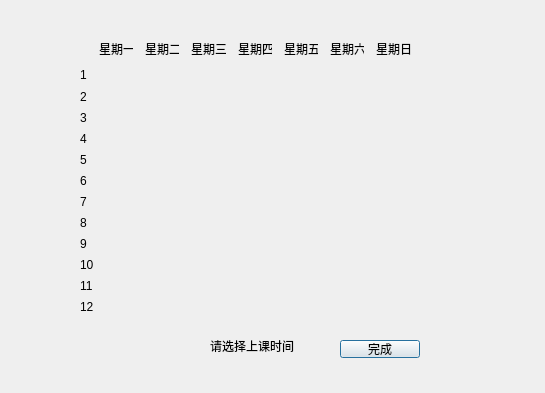
<?xml version="1.0" encoding="UTF-8"?>
<ui version="4.0">
 <class>CourseTimeDialog</class>
 <widget class="QDialog" name="CourseTimeDialog">
  <property name="geometry">
   <rect>
    <x>0</x>
    <y>0</y>
    <width>545</width>
    <height>393</height>
   </rect>
  </property>
  <property name="windowTitle">
   <string>Dialog</string>
  </property>
  <widget class="QWidget" name="layoutWidget">
   <property name="geometry">
    <rect>
     <x>80</x>
     <y>40</y>
     <width>331</width>
     <height>271</height>
    </rect>
   </property>
   <layout class="QVBoxLayout" name="MainLayout" stretch="1,12">
    <property name="spacing">
     <number>12</number>
    </property>
    <item>
     <layout class="QHBoxLayout" name="WeekLayout">
      <item>
       <widget class="QLabel" name="BlankLabel">
        <property name="text">
         <string/>
        </property>
       </widget>
      </item>
      <item>
       <widget class="QLabel" name="MonLabel">
        <property name="text">
         <string>星期一</string>
        </property>
       </widget>
      </item>
      <item>
       <widget class="QLabel" name="TueLabel">
        <property name="text">
         <string>星期二</string>
        </property>
       </widget>
      </item>
      <item>
       <widget class="QLabel" name="WedLabel">
        <property name="text">
         <string>星期三</string>
        </property>
       </widget>
      </item>
      <item>
       <widget class="QLabel" name="ThuLabel">
        <property name="text">
         <string>星期四</string>
        </property>
       </widget>
      </item>
      <item>
       <widget class="QLabel" name="FriLabel">
        <property name="text">
         <string>星期五</string>
        </property>
       </widget>
      </item>
      <item>
       <widget class="QLabel" name="SatLabel">
        <property name="text">
         <string>星期六</string>
        </property>
       </widget>
      </item>
      <item>
       <widget class="QLabel" name="SunLabel">
        <property name="text">
         <string>星期日</string>
        </property>
       </widget>
      </item>
     </layout>
    </item>
    <item>
     <layout class="QHBoxLayout" name="TableLayout" stretch="1,7">
      <item>
       <layout class="QVBoxLayout" name="TimeLayout">
        <item>
         <widget class="QLabel" name="T1Label">
          <property name="text">
           <string>1</string>
          </property>
         </widget>
        </item>
        <item>
         <widget class="QLabel" name="T2Label">
          <property name="text">
           <string>2</string>
          </property>
         </widget>
        </item>
        <item>
         <widget class="QLabel" name="T3Label">
          <property name="text">
           <string>3</string>
          </property>
         </widget>
        </item>
        <item>
         <widget class="QLabel" name="T4Label">
          <property name="text">
           <string>4</string>
          </property>
         </widget>
        </item>
        <item>
         <widget class="QLabel" name="T5Label">
          <property name="text">
           <string>5</string>
          </property>
         </widget>
        </item>
        <item>
         <widget class="QLabel" name="T6Label">
          <property name="text">
           <string>6</string>
          </property>
         </widget>
        </item>
        <item>
         <widget class="QLabel" name="T7Label">
          <property name="text">
           <string>7</string>
          </property>
         </widget>
        </item>
        <item>
         <widget class="QLabel" name="T8Label">
          <property name="text">
           <string>8</string>
          </property>
         </widget>
        </item>
        <item>
         <widget class="QLabel" name="T9Label">
          <property name="text">
           <string>9</string>
          </property>
         </widget>
        </item>
        <item>
         <widget class="QLabel" name="T10Label">
          <property name="text">
           <string>10</string>
          </property>
         </widget>
        </item>
        <item>
         <widget class="QLabel" name="T11Label">
          <property name="text">
           <string>11</string>
          </property>
         </widget>
        </item>
        <item>
         <widget class="QLabel" name="T12Label">
          <property name="text">
           <string>12</string>
          </property>
         </widget>
        </item>
       </layout>
      </item>
      <item>
       <layout class="QHBoxLayout" name="CourseTableLayout">
        <item>
         <layout class="QVBoxLayout" name="C1Layout"/>
        </item>
        <item>
         <layout class="QVBoxLayout" name="C2Layout"/>
        </item>
        <item>
         <layout class="QVBoxLayout" name="C3Layout"/>
        </item>
        <item>
         <layout class="QVBoxLayout" name="C4Layout"/>
        </item>
        <item>
         <layout class="QVBoxLayout" name="C5Layout"/>
        </item>
        <item>
         <layout class="QVBoxLayout" name="C6Layout"/>
        </item>
        <item>
         <layout class="QVBoxLayout" name="C7Layout"/>
        </item>
       </layout>
      </item>
     </layout>
    </item>
   </layout>
  </widget>
  <widget class="QLabel" name="MessageLabel">
   <property name="geometry">
    <rect>
     <x>210</x>
     <y>330</y>
     <width>101</width>
     <height>31</height>
    </rect>
   </property>
   <property name="text">
    <string>请选择上课时间</string>
   </property>
  </widget>
  <widget class="QPushButton" name="CreateButton">
   <property name="geometry">
    <rect>
     <x>340</x>
     <y>340</y>
     <width>80</width>
     <height>18</height>
    </rect>
   </property>
   <property name="text">
    <string>完成</string>
   </property>
  </widget>
 </widget>
 <resources/>
 <connections/>
</ui>
